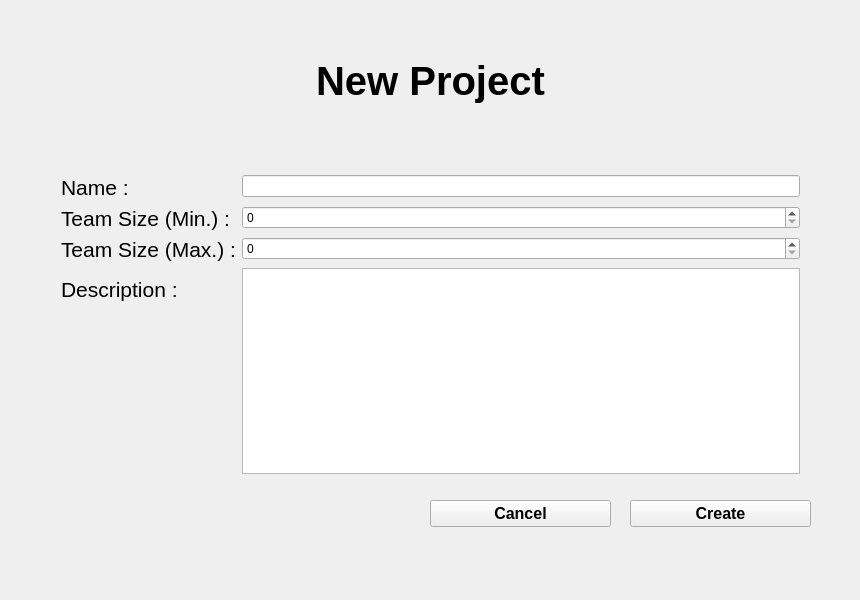
<?xml version="1.0" encoding="UTF-8"?>
<ui version="4.0">
 <class>createProjectPage</class>
 <widget class="QWidget" name="createProjectPage">
  <property name="geometry">
   <rect>
    <x>0</x>
    <y>0</y>
    <width>860</width>
    <height>600</height>
   </rect>
  </property>
  <property name="windowTitle">
   <string>createProjectPage</string>
  </property>
  <widget class="QPushButton" name="pushButton">
   <property name="geometry">
    <rect>
     <x>630</x>
     <y>500</y>
     <width>181</width>
     <height>27</height>
    </rect>
   </property>
   <property name="font">
    <font>
     <pointsize>12</pointsize>
     <weight>75</weight>
     <bold>true</bold>
    </font>
   </property>
   <property name="text">
    <string>Create</string>
   </property>
  </widget>
  <widget class="QWidget" name="formLayoutWidget">
   <property name="geometry">
    <rect>
     <x>50</x>
     <y>164</y>
     <width>761</width>
     <height>321</height>
    </rect>
   </property>
   <layout class="QFormLayout" name="formLayout">
    <property name="fieldGrowthPolicy">
     <enum>QFormLayout::AllNonFixedFieldsGrow</enum>
    </property>
    <item row="0" column="0">
     <widget class="QLabel" name="label_2">
      <property name="font">
       <font>
        <pointsize>16</pointsize>
       </font>
      </property>
      <property name="text">
       <string>Name :</string>
      </property>
     </widget>
    </item>
    <item row="2" column="0">
     <widget class="QLabel" name="label_3">
      <property name="font">
       <font>
        <pointsize>16</pointsize>
       </font>
      </property>
      <property name="text">
       <string>Team Size (Min.) :</string>
      </property>
     </widget>
    </item>
    <item row="2" column="1">
     <widget class="QSpinBox" name="minTeamSizeSpinBox"/>
    </item>
    <item row="3" column="0">
     <widget class="QLabel" name="label_4">
      <property name="font">
       <font>
        <pointsize>16</pointsize>
        <weight>50</weight>
        <bold>false</bold>
       </font>
      </property>
      <property name="text">
       <string>Team Size (Max.) :</string>
      </property>
     </widget>
    </item>
    <item row="3" column="1">
     <widget class="QSpinBox" name="maxTeamSizeSpinBox"/>
    </item>
    <item row="4" column="0">
     <widget class="QLabel" name="label_5">
      <property name="font">
       <font>
        <pointsize>16</pointsize>
       </font>
      </property>
      <property name="text">
       <string>Description :</string>
      </property>
     </widget>
    </item>
    <item row="4" column="1">
     <widget class="QTextEdit" name="descriptionEdit"/>
    </item>
    <item row="0" column="1">
     <widget class="QLineEdit" name="projNameEdit"/>
    </item>
   </layout>
  </widget>
  <widget class="QWidget" name="verticalLayoutWidget_3">
   <property name="geometry">
    <rect>
     <x>50</x>
     <y>10</y>
     <width>761</width>
     <height>141</height>
    </rect>
   </property>
   <layout class="QVBoxLayout" name="verticalLayout_4">
    <item alignment="Qt::AlignHCenter">
     <widget class="QLabel" name="label_6">
      <property name="font">
       <font>
        <pointsize>30</pointsize>
        <weight>75</weight>
        <bold>true</bold>
       </font>
      </property>
      <property name="text">
       <string>New Project</string>
      </property>
     </widget>
    </item>
   </layout>
  </widget>
  <widget class="QLabel" name="errorLabel">
   <property name="geometry">
    <rect>
     <x>230</x>
     <y>140</y>
     <width>351</width>
     <height>20</height>
    </rect>
   </property>
   <property name="palette">
    <palette>
     <active>
      <colorrole role="WindowText">
       <brush brushstyle="SolidPattern">
        <color alpha="255">
         <red>170</red>
         <green>0</green>
         <blue>0</blue>
        </color>
       </brush>
      </colorrole>
      <colorrole role="Button">
       <brush brushstyle="SolidPattern">
        <color alpha="255">
         <red>181</red>
         <green>7</green>
         <blue>10</blue>
        </color>
       </brush>
      </colorrole>
      <colorrole role="Light">
       <brush brushstyle="SolidPattern">
        <color alpha="255">
         <red>255</red>
         <green>26</green>
         <blue>30</blue>
        </color>
       </brush>
      </colorrole>
      <colorrole role="Midlight">
       <brush brushstyle="SolidPattern">
        <color alpha="255">
         <red>218</red>
         <green>16</green>
         <blue>20</blue>
        </color>
       </brush>
      </colorrole>
      <colorrole role="Dark">
       <brush brushstyle="SolidPattern">
        <color alpha="255">
         <red>90</red>
         <green>3</green>
         <blue>5</blue>
        </color>
       </brush>
      </colorrole>
      <colorrole role="Mid">
       <brush brushstyle="SolidPattern">
        <color alpha="255">
         <red>121</red>
         <green>4</green>
         <blue>6</blue>
        </color>
       </brush>
      </colorrole>
      <colorrole role="Text">
       <brush brushstyle="SolidPattern">
        <color alpha="255">
         <red>170</red>
         <green>0</green>
         <blue>0</blue>
        </color>
       </brush>
      </colorrole>
      <colorrole role="BrightText">
       <brush brushstyle="SolidPattern">
        <color alpha="255">
         <red>255</red>
         <green>255</green>
         <blue>255</blue>
        </color>
       </brush>
      </colorrole>
      <colorrole role="ButtonText">
       <brush brushstyle="SolidPattern">
        <color alpha="255">
         <red>0</red>
         <green>0</green>
         <blue>0</blue>
        </color>
       </brush>
      </colorrole>
      <colorrole role="Base">
       <brush brushstyle="SolidPattern">
        <color alpha="255">
         <red>255</red>
         <green>255</green>
         <blue>255</blue>
        </color>
       </brush>
      </colorrole>
      <colorrole role="Window">
       <brush brushstyle="SolidPattern">
        <color alpha="255">
         <red>181</red>
         <green>7</green>
         <blue>10</blue>
        </color>
       </brush>
      </colorrole>
      <colorrole role="Shadow">
       <brush brushstyle="SolidPattern">
        <color alpha="255">
         <red>0</red>
         <green>0</green>
         <blue>0</blue>
        </color>
       </brush>
      </colorrole>
      <colorrole role="AlternateBase">
       <brush brushstyle="SolidPattern">
        <color alpha="255">
         <red>218</red>
         <green>131</green>
         <blue>132</blue>
        </color>
       </brush>
      </colorrole>
      <colorrole role="ToolTipBase">
       <brush brushstyle="SolidPattern">
        <color alpha="255">
         <red>255</red>
         <green>255</green>
         <blue>220</blue>
        </color>
       </brush>
      </colorrole>
      <colorrole role="ToolTipText">
       <brush brushstyle="SolidPattern">
        <color alpha="255">
         <red>0</red>
         <green>0</green>
         <blue>0</blue>
        </color>
       </brush>
      </colorrole>
     </active>
     <inactive>
      <colorrole role="WindowText">
       <brush brushstyle="SolidPattern">
        <color alpha="255">
         <red>170</red>
         <green>0</green>
         <blue>0</blue>
        </color>
       </brush>
      </colorrole>
      <colorrole role="Button">
       <brush brushstyle="SolidPattern">
        <color alpha="255">
         <red>181</red>
         <green>7</green>
         <blue>10</blue>
        </color>
       </brush>
      </colorrole>
      <colorrole role="Light">
       <brush brushstyle="SolidPattern">
        <color alpha="255">
         <red>255</red>
         <green>26</green>
         <blue>30</blue>
        </color>
       </brush>
      </colorrole>
      <colorrole role="Midlight">
       <brush brushstyle="SolidPattern">
        <color alpha="255">
         <red>218</red>
         <green>16</green>
         <blue>20</blue>
        </color>
       </brush>
      </colorrole>
      <colorrole role="Dark">
       <brush brushstyle="SolidPattern">
        <color alpha="255">
         <red>90</red>
         <green>3</green>
         <blue>5</blue>
        </color>
       </brush>
      </colorrole>
      <colorrole role="Mid">
       <brush brushstyle="SolidPattern">
        <color alpha="255">
         <red>121</red>
         <green>4</green>
         <blue>6</blue>
        </color>
       </brush>
      </colorrole>
      <colorrole role="Text">
       <brush brushstyle="SolidPattern">
        <color alpha="255">
         <red>170</red>
         <green>0</green>
         <blue>0</blue>
        </color>
       </brush>
      </colorrole>
      <colorrole role="BrightText">
       <brush brushstyle="SolidPattern">
        <color alpha="255">
         <red>255</red>
         <green>255</green>
         <blue>255</blue>
        </color>
       </brush>
      </colorrole>
      <colorrole role="ButtonText">
       <brush brushstyle="SolidPattern">
        <color alpha="255">
         <red>0</red>
         <green>0</green>
         <blue>0</blue>
        </color>
       </brush>
      </colorrole>
      <colorrole role="Base">
       <brush brushstyle="SolidPattern">
        <color alpha="255">
         <red>255</red>
         <green>255</green>
         <blue>255</blue>
        </color>
       </brush>
      </colorrole>
      <colorrole role="Window">
       <brush brushstyle="SolidPattern">
        <color alpha="255">
         <red>181</red>
         <green>7</green>
         <blue>10</blue>
        </color>
       </brush>
      </colorrole>
      <colorrole role="Shadow">
       <brush brushstyle="SolidPattern">
        <color alpha="255">
         <red>0</red>
         <green>0</green>
         <blue>0</blue>
        </color>
       </brush>
      </colorrole>
      <colorrole role="AlternateBase">
       <brush brushstyle="SolidPattern">
        <color alpha="255">
         <red>218</red>
         <green>131</green>
         <blue>132</blue>
        </color>
       </brush>
      </colorrole>
      <colorrole role="ToolTipBase">
       <brush brushstyle="SolidPattern">
        <color alpha="255">
         <red>255</red>
         <green>255</green>
         <blue>220</blue>
        </color>
       </brush>
      </colorrole>
      <colorrole role="ToolTipText">
       <brush brushstyle="SolidPattern">
        <color alpha="255">
         <red>0</red>
         <green>0</green>
         <blue>0</blue>
        </color>
       </brush>
      </colorrole>
     </inactive>
     <disabled>
      <colorrole role="WindowText">
       <brush brushstyle="SolidPattern">
        <color alpha="255">
         <red>90</red>
         <green>3</green>
         <blue>5</blue>
        </color>
       </brush>
      </colorrole>
      <colorrole role="Button">
       <brush brushstyle="SolidPattern">
        <color alpha="255">
         <red>181</red>
         <green>7</green>
         <blue>10</blue>
        </color>
       </brush>
      </colorrole>
      <colorrole role="Light">
       <brush brushstyle="SolidPattern">
        <color alpha="255">
         <red>255</red>
         <green>26</green>
         <blue>30</blue>
        </color>
       </brush>
      </colorrole>
      <colorrole role="Midlight">
       <brush brushstyle="SolidPattern">
        <color alpha="255">
         <red>218</red>
         <green>16</green>
         <blue>20</blue>
        </color>
       </brush>
      </colorrole>
      <colorrole role="Dark">
       <brush brushstyle="SolidPattern">
        <color alpha="255">
         <red>90</red>
         <green>3</green>
         <blue>5</blue>
        </color>
       </brush>
      </colorrole>
      <colorrole role="Mid">
       <brush brushstyle="SolidPattern">
        <color alpha="255">
         <red>121</red>
         <green>4</green>
         <blue>6</blue>
        </color>
       </brush>
      </colorrole>
      <colorrole role="Text">
       <brush brushstyle="SolidPattern">
        <color alpha="255">
         <red>90</red>
         <green>3</green>
         <blue>5</blue>
        </color>
       </brush>
      </colorrole>
      <colorrole role="BrightText">
       <brush brushstyle="SolidPattern">
        <color alpha="255">
         <red>255</red>
         <green>255</green>
         <blue>255</blue>
        </color>
       </brush>
      </colorrole>
      <colorrole role="ButtonText">
       <brush brushstyle="SolidPattern">
        <color alpha="255">
         <red>90</red>
         <green>3</green>
         <blue>5</blue>
        </color>
       </brush>
      </colorrole>
      <colorrole role="Base">
       <brush brushstyle="SolidPattern">
        <color alpha="255">
         <red>181</red>
         <green>7</green>
         <blue>10</blue>
        </color>
       </brush>
      </colorrole>
      <colorrole role="Window">
       <brush brushstyle="SolidPattern">
        <color alpha="255">
         <red>181</red>
         <green>7</green>
         <blue>10</blue>
        </color>
       </brush>
      </colorrole>
      <colorrole role="Shadow">
       <brush brushstyle="SolidPattern">
        <color alpha="255">
         <red>0</red>
         <green>0</green>
         <blue>0</blue>
        </color>
       </brush>
      </colorrole>
      <colorrole role="AlternateBase">
       <brush brushstyle="SolidPattern">
        <color alpha="255">
         <red>181</red>
         <green>7</green>
         <blue>10</blue>
        </color>
       </brush>
      </colorrole>
      <colorrole role="ToolTipBase">
       <brush brushstyle="SolidPattern">
        <color alpha="255">
         <red>255</red>
         <green>255</green>
         <blue>220</blue>
        </color>
       </brush>
      </colorrole>
      <colorrole role="ToolTipText">
       <brush brushstyle="SolidPattern">
        <color alpha="255">
         <red>0</red>
         <green>0</green>
         <blue>0</blue>
        </color>
       </brush>
      </colorrole>
     </disabled>
    </palette>
   </property>
   <property name="text">
    <string/>
   </property>
   <property name="alignment">
    <set>Qt::AlignLeading|Qt::AlignLeft|Qt::AlignVCenter</set>
   </property>
  </widget>
  <widget class="QPushButton" name="cancelButton">
   <property name="geometry">
    <rect>
     <x>430</x>
     <y>500</y>
     <width>181</width>
     <height>27</height>
    </rect>
   </property>
   <property name="font">
    <font>
     <pointsize>12</pointsize>
     <weight>75</weight>
     <bold>true</bold>
    </font>
   </property>
   <property name="text">
    <string>Cancel</string>
   </property>
  </widget>
 </widget>
 <layoutdefault spacing="6" margin="11"/>
 <resources/>
 <connections/>
</ui>
